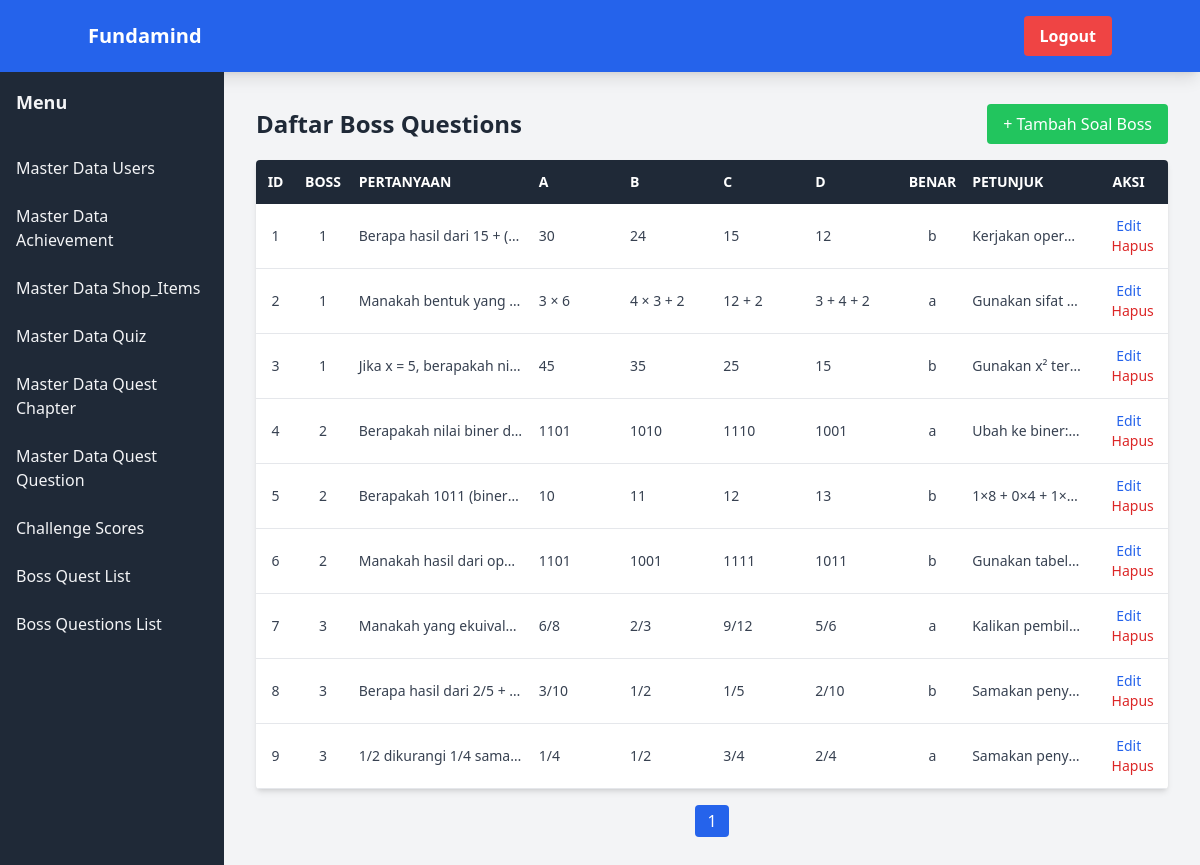
Page /pages/admin/boss_questions_list.php on the committed database.
### tables this page shows
CREATE TABLE `boss_questions` (
  `id_question` int NOT NULL,
  `id_boss` int DEFAULT NULL,
  `pertanyaan` text,
  `pilihan_a` text,
  `pilihan_b` text,
  `pilihan_c` text,
  `pilihan_d` text,
  `jawaban_benar` char(1) DEFAULT NULL,
  `petunjuk` text
);

### pages/admin/boss_questions_list.php (the view, shortened to what this page needs)
<?php
include __DIR__ . '../../db.php';
$perPage = 10;
$page = isset($_GET['page']) ? max(1, intval($_GET['page'])) : 1;
$offset = ($page - 1) * $perPage;
$totalResult = mysqli_query($koneksi, "SELECT COUNT(*) as total FROM boss_questions");
$totalRows = mysqli_fetch_assoc($totalResult)['total'];
$totalPages = ceil($totalRows / $perPage);
$query = "SELECT id_question, id_boss, pertanyaan, pilihan_a, pilihan_b, pilihan_c, pilihan_d, jawaban_benar, petunjuk FROM boss_questions ORDER BY id_question ASC LIMIT $perPage OFFSET $offset";
$result = mysqli_query($koneksi, $query);
?>
<!DOCTYPE html>
<html lang="id">
<head>
    <script src="https://cdn.tailwindcss.com"></script>
</head>
<body class="bg-gray-100 font-sans leading-normal tracking-normal">
    <?php include 'includes/navbar.php'; ?>
    <div class="flex">
        <?php include 'includes/sidebar.php'; ?>
        <div class="flex-1 p-8">
            <div class="flex justify-between items-center mb-4">
                <h2 class="text-2xl font-bold text-gray-800">Daftar Boss Questions</h2>
                <a href="index.php?modul=boss_question&fitur=create" class="bg-green-500 text-white px-4 py-2 rounded hover:bg-green-600">
                    + Tambah Soal Boss
                </a>
            </div>
            <div class="bg-white shadow-md rounded overflow-x-auto">
                <table class="min-w-full table-auto text-sm">
                    <thead class="bg-gray-800 text-white uppercase">
                        <tr>
                            <th class="px-2 py-3 w-10 text-center">ID</th>
                            <th class="px-2 py-3 w-14 text-center">Boss</th>
                            <th class="px-2 py-3 w-44 text-left">Pertanyaan</th>
                            <th class="px-2 py-3 w-24 text-left">A</th>
                            <th class="px-2 py-3 w-24 text-left">B</th>
                            <th class="px-2 py-3 w-24 text-left">C</th>
                            <th class="px-2 py-3 w-24 text-left">D</th>
                            <th class="px-2 py-3 w-10 text-center">Benar</th>
                            <th class="px-2 py-3 w-32 text-left">Petunjuk</th>
                            <th class="px-2 py-3 w-20 text-center">Aksi</th>
                        </tr>
                    </thead>
                    <tbody class="text-gray-700">
                        <?php while ($q = mysqli_fetch_assoc($result)) : ?>
                            <tr class="border-b hover:bg-gray-50">
                                <td class="px-2 py-3 text-center"><?php echo $q['id_question']; ?></td>
                                <td class="px-2 py-3 text-center"><?php echo $q['id_boss']; ?></td>
                                <td class="px-2 py-3 max-w-[180px] truncate"><?php echo htmlspecialchars($q['pertanyaan']); ?></td>
                                <td class="px-2 py-3 max-w-[100px] truncate"><?php echo htmlspecialchars($q['pilihan_a']); ?></td>
                                <td class="px-2 py-3 max-w-[100px] truncate"><?php echo htmlspecialchars($q['pilihan_b']); ?></td>
                                <td class="px-2 py-3 max-w-[100px] truncate"><?php echo htmlspecialchars($q['pilihan_c']); ?></td>
                                <td class="px-2 py-3 max-w-[100px] truncate"><?php echo htmlspecialchars($q['pilihan_d']); ?></td>
                                <td class="px-2 py-3 text-center"><?php echo htmlspecialchars($q['jawaban_benar']); ?></td>
                                <td class="px-2 py-3 max-w-[100px] truncate"><?php echo htmlspecialchars($q['petunjuk']); ?></td>
                                <td class="px-2 py-3 text-center space-x-2">
                                    <a href="index.php?modul=boss_question&fitur=edit&id=<?php echo $q['id_question']; ?>" class="text-blue-600 hover:underline">Edit</a>
                                    <a href="index.php?modul=boss_question&fitur=delete&id=<?php echo $q['id_question']; ?>" onclick="return confirm('Yakin ingin menghapus soal ini?')" class="text-red-600 hover:underline">Hapus</a>
                                </td>
                            </tr>
                        <?php endwhile; ?>
                    </tbody>
                </table>
            </div>
            <div class="mt-4 flex justify-center space-x-2">
                <?php for ($i = 1; $i <= $totalPages; $i++): ?>
                    <a href="?modul=boss_question&fitur=list&page=<?php echo $i; ?>"
                       class="px-3 py-1 rounded <?php echo $i == $page ? 'bg-blue-600 text-white' : 'bg-gray-200 text-gray-700'; ?>">
                        <?php echo $i; ?>
                    </a>
                <?php endfor; ?>
            </div>
        </div>
    </div>
</body>
</html>

### rows in the picture
boss_questions: id_question "1", id_boss "1", pertanyaan "Berapa hasil dari 15 + (…", pilihan_a "30", pilihan_b "24", pilihan_c "15", pilihan_d "12", jawaban_benar "b", petunjuk "Kerjakan oper…"
boss_questions: id_question "2", id_boss "1", pertanyaan "Manakah bentuk yang…", pilihan_a "3 × 6", pilihan_b "4 × 3 + 2", pilihan_c "12 + 2", pilihan_d "3 + 4 + 2", jawaban_benar "a", petunjuk "Gunakan sifat…"
boss_questions: id_question "3", id_boss "1", pertanyaan "Jika x = 5, berapakah ni…", pilihan_a "45", pilihan_b "35", pilihan_c "25", pilihan_d "15", jawaban_benar "b", petunjuk "Gunakan x² ter…"
boss_questions: id_question "4", id_boss "2", pertanyaan "Berapakah nilai biner d…", pilihan_a "1101", pilihan_b "1010", pilihan_c "1110", pilihan_d "1001", jawaban_benar "a", petunjuk "Ubah ke biner:…"
boss_questions: id_question "5", id_boss "2", pertanyaan "Berapakah 1011 (biner…", pilihan_a "10", pilihan_b "11", pilihan_c "12", pilihan_d "13", jawaban_benar "b", petunjuk "1×8 + 0×4 + 1×…"
boss_questions: id_question "6", id_boss "2", pertanyaan "Manakah hasil dari op…", pilihan_a "1101", pilihan_b "1001", pilihan_c "1111", pilihan_d "1011", jawaban_benar "b", petunjuk "Gunakan tabel…"
boss_questions: id_question "7", id_boss "3", pertanyaan "Manakah yang ekuival…", pilihan_a "6/8", pilihan_b "2/3", pilihan_c "9/12", pilihan_d "5/6", jawaban_benar "a", petunjuk "Kalikan pembil…"
boss_questions: id_question "8", id_boss "3", pertanyaan "Berapa hasil dari 2/5 +…", pilihan_a "3/10", pilihan_b "1/2", pilihan_c "1/5", pilihan_d "2/10", jawaban_benar "b", petunjuk "Samakan peny…"
boss_questions: id_question "9", id_boss "3", pertanyaan "1/2 dikurangi 1/4 sama…", pilihan_a "1/4", pilihan_b "1/2", pilihan_c "3/4", pilihan_d "2/4", jawaban_benar "a", petunjuk "Samakan peny…"
